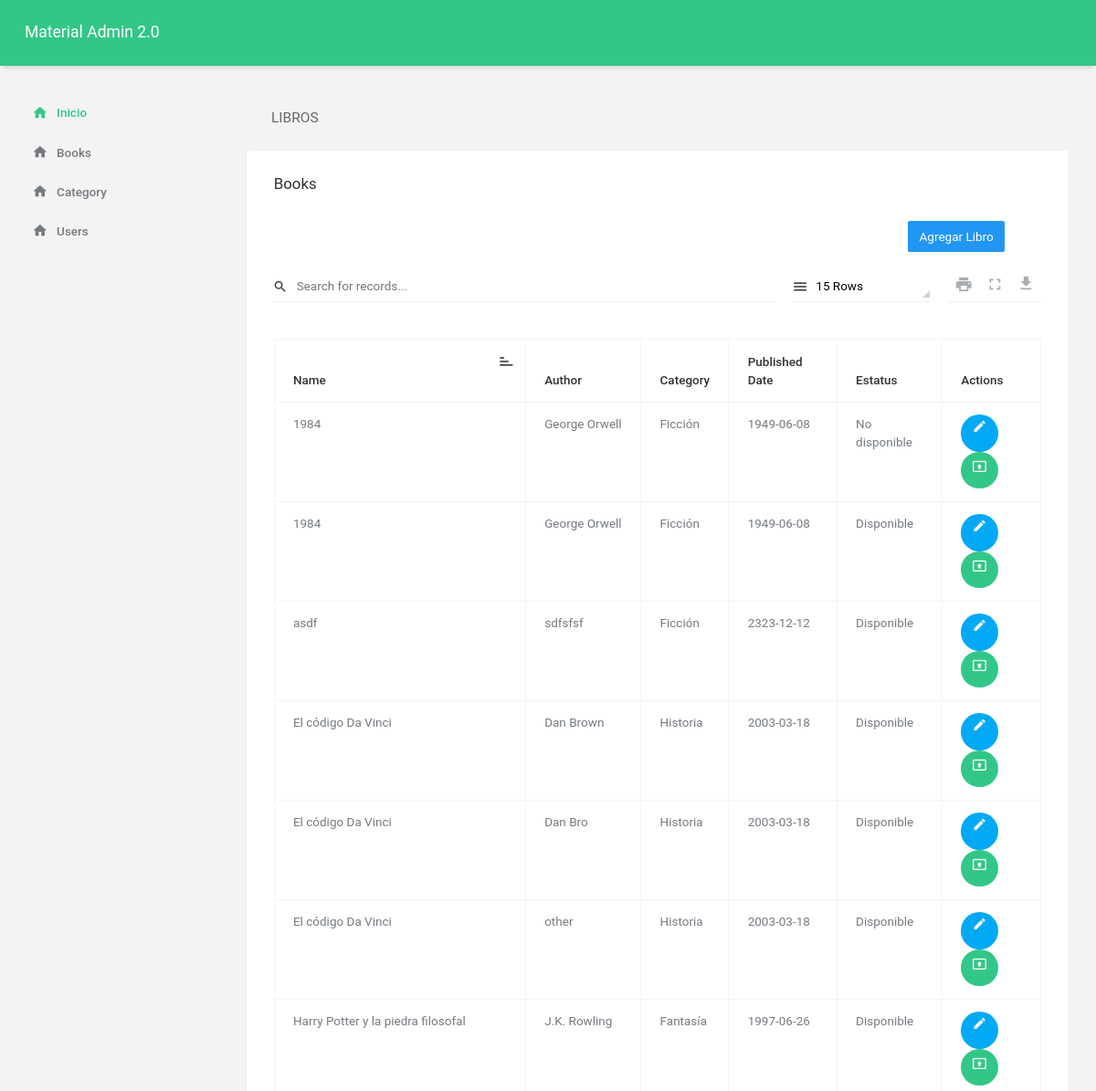
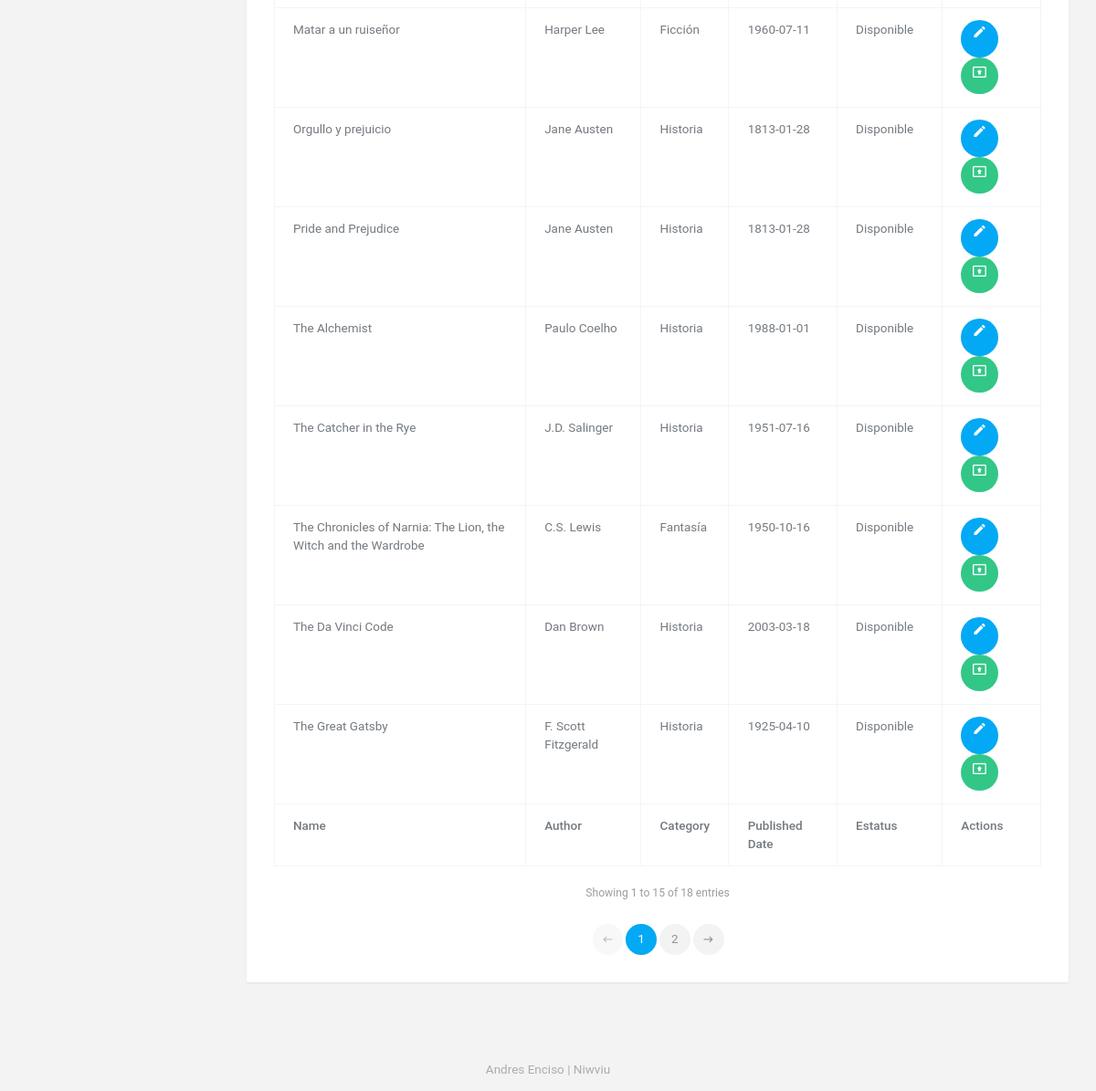
/index.php/library/showBooks, run on the app's committed database (2 pictures, top to bottom).
### tables this page shows
CREATE TABLE `book` (
  `book_id` int(11) NOT NULL,
  `name` varchar(100) NOT NULL,
  `author` varchar(100) NOT NULL,
  `category_id` int(11) NOT NULL,
  `published_date` date NOT NULL,
  `user_id` int(11) DEFAULT NULL,
  `is_available` tinyint(1) NOT NULL DEFAULT 1
);

CREATE TABLE `category` (
  `category_id` int(11) NOT NULL,
  `name` varchar(100) NOT NULL,
  `description` text DEFAULT NULL
);

### application/controllers/Library.php (called while the page is built, shortened)
<?php
class Library extends CI_Controller
{
	public function showBooks()
	{
		$title = "Libros";
		$content_view = "books";
		$this->load->model('BooksModel');
		$books = $this->BooksModel->getAllBooks();
		$data['title'] = $title;
		$data['content_view'] = $content_view;
		$data['books'] = $books;
		$this->load->view('layout/base', $data);
	}
}

### index.php (called while the page is built, shortened)
<?php
require_once BASEPATH.'core/CodeIgniter.php';

### application/models/BooksModel.php (called while the page is built, shortened)
<?php
class BooksModel extends CI_Model
{
    public function getAllBooks()
    {
        $this->db->select('book.*, category.name AS category_name');
        $this->db->from('book');
        $this->db->join('category', 'book.category_id = category.category_id', 'inner');
        $query = $this->db->get();
        return $query->result();
    }
}

### application/views/books.php (the view, shortened to what this page needs)
<div class="card">
        <div class="card-body">
                <h4 class="card-title">Books</h4>
                <div class="table-responsive">
                        <div class="d-flex justify-content-end mr-5">
                                <a href="<?php echo base_url('books/new'); ?>" class="btn btn-primary">Agregar Libro</a>
                        </div>
                        <table id="data-table" class="table table-bordered">
                                <thead class="thead-default">
                                        <tr>
                                                <th>Name</th>
                                                <th>Author</th>
                                                <th>Category</th>
                                                <th>Published Date</th>
                                                <th>Estatus</th>
                                                <th>Actions</th>
                                        </tr>
                                </thead>
                                <tfoot>
                                        <tr>
                                                <th>Name</th>
                                                <th>Author</th>
                                                <th>Category</th>
                                                <th>Published Date</th>
                                                <th>Estatus</th>
                                                <th>Actions</th>
                                        </tr>
                                </tfoot>
                                <tbody>
                                        <?php foreach ($books as $book) : ?>
                                                <tr>
                                                        <td><?php echo $book->name; ?></td>
                                                        <td><?php echo $book->author; ?></td>
                                                        <td><?php echo $book->category_name; ?></td>
                                                        <td><?php echo $book->published_date; ?></td>
                                                        <td><?php echo ($book->is_available == '1') ? 'Disponible' : 'No disponible'; ?></td>
                                                        <td>
                                                                <a href="<?php echo base_url('books/edit/' . $book->book_id); ?>" class="btn btn-info btn--icon">
                                                                        <i class="zmdi zmdi-edit zmdi-hc-fw"></i>
                                                                </a>
                                                                <a href="<?php echo base_url('books/reservar/' . $book->book_id); ?>" class="btn btn-success btn--icon">
                                                                        <i class="mt-2 zmdi zmdi-present-to-all zmdi-hc-fw"></i>
                                                                </a>
                                                        </td>
                                                </tr>
                                        <?php endforeach; ?>
                                </tbody>
                        </table>
                </div>
        </div>
</div>

### application/views/layout/base.php (shortened to what this page needs)
<!DOCTYPE html>
<html lang="en">
<head>
    <link rel="stylesheet" href="<?php echo base_url('public/vendors/material-design-iconic-font/css/material-design-iconic-font.min.css'); ?>">
    <link rel="stylesheet" href="<?php echo base_url('public/vendors/animate.css/animate.min.css'); ?>">
    <link rel="stylesheet" href="<?php echo base_url('public/vendors/jquery-scrollbar/jquery.scrollbar.css'); ?>">
    <link rel="stylesheet" href="<?php echo base_url('public/css/app.min.css'); ?>">
</head>
<body data-ma-theme="green">
    <main class="main">
        <header class="header">
            <div class="header__logo hidden-sm-down">
                <h1><a href="index.html">Material Admin 2.0</a></h1>
            </div>
        </header>
        <aside class="sidebar">
            <div class="scrollbar-inner">
                <ul class="navigation">
                    <li class="navigation__active"><a href=""><i class="zmdi zmdi-home"></i>Inicio</a></li>
                    <li class=""><a href="<?php echo base_url('books'); ?>"><i class="zmdi zmdi-home"></i>Books</a></li>
                    <li class=""><a href="<?php echo base_url('category'); ?>"><i class="zmdi zmdi-home"></i>Category</a></li>
                    <li class=""><a href="<?php echo base_url('user'); ?>"><i class="zmdi zmdi-home"></i>Users</a></li>
                </ul>
            </div>
        </aside>
        <section class="content">
            <header class="content__title">
                <h1><?php echo $title; ?></h1>
            </header>
            <?php $this->load->view($content_view); ?>
        </section>
        <footer class="footer hidden-xs-down">
            <p>Andres Enciso | Niwviu</p>
        </footer>
    </main>
</body>
</html>

### data on the page
book: name "1984", author "George Orwell", category.name "Ficción", published_date "1949-06-08", is_available "No disponible"
book: name "Matar a un ruiseñor", author "Harper Lee", category.name "Ficción", published_date "1960-07-11", is_available "Disponible"
book: name "Harry Potter y la piedra filosofal", author "J.K. Rowling", category.name "Fantasía", published_date "1997-06-26", is_available "Disponible"
book: name "El código Da Vinci", author "Dan Brown", category.name "Historia", published_date "2003-03-18", is_available "Disponible"
book: name "Orgullo y prejuicio", author "Jane Austen", category.name "Historia", published_date "1813-01-28", is_available "Disponible"
book: name "The Great Gatsby", author "F. Scott Fitzgerald", category.name "Historia", published_date "1925-04-10", is_available "Disponible"
book: name "1984", author "George Orwell", category.name "Ficción", published_date "1949-06-08", is_available "Disponible"
book: name "The Catcher in the Rye", author "J.D. Salinger", category.name "Historia", published_date "1951-07-16", is_available "Disponible"
book: name "Pride and Prejudice", author "Jane Austen", category.name "Historia", published_date "1813-01-28", is_available "Disponible"
book: name "The Alchemist", author "Paulo Coelho", category.name "Historia", published_date "1988-01-01", is_available "Disponible"
book: name "The Chronicles of Narnia: The Lion, the Witch and the Wardrobe", author "C.S. Lewis", category.name "Fantasía", published_date "1950-10-16", is_available "Disponible"
book: name "The Da Vinci Code", author "Dan Brown", category.name "Historia", published_date "2003-03-18", is_available "Disponible"
book: name "asdf", author "sdfsfsf", category.name "Ficción", published_date "2323-12-12", is_available "Disponible"
book: name "El código Da Vinci", author "Dan Bro", category.name "Historia", published_date "2003-03-18", is_available "Disponible"
book: name "El código Da Vinci", author "other", category.name "Historia", published_date "2003-03-18", is_available "Disponible"

### other printed values
$title "LIBROS"
